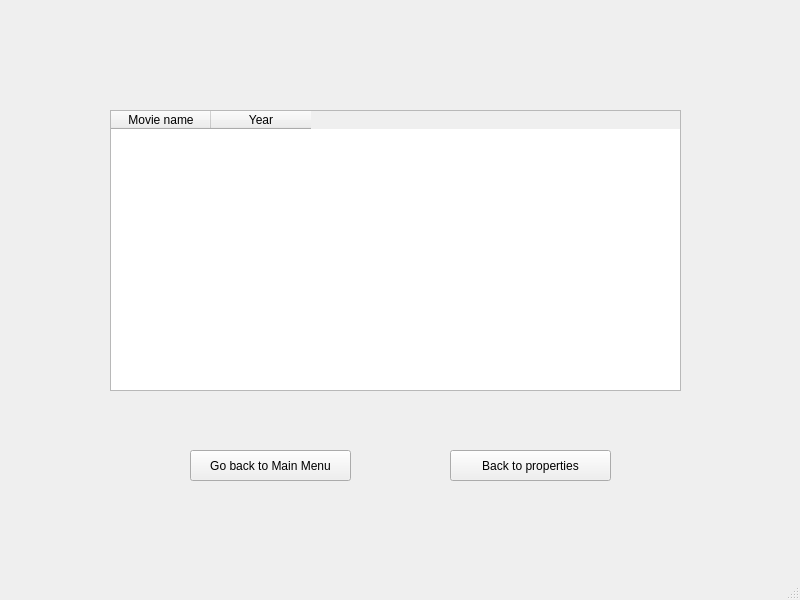
<?xml version="1.0" encoding="UTF-8"?>
<ui version="4.0">
 <class>MainWindow</class>
 <widget class="QMainWindow" name="MainWindow">
  <property name="geometry">
   <rect>
    <x>0</x>
    <y>0</y>
    <width>800</width>
    <height>600</height>
   </rect>
  </property>
  <property name="windowTitle">
   <string>MainWindow</string>
  </property>
  <widget class="QWidget" name="centralwidget">
   <widget class="QTableWidget" name="recommendationsTable">
    <property name="geometry">
     <rect>
      <x>110</x>
      <y>110</y>
      <width>571</width>
      <height>281</height>
     </rect>
    </property>
    <column>
     <property name="text">
      <string>Movie name</string>
     </property>
     <property name="background">
      <color>
       <red>40</red>
       <green>145</green>
       <blue>168</blue>
      </color>
     </property>
    </column>
    <column>
     <property name="text">
      <string>Year</string>
     </property>
    </column>
   </widget>
   <widget class="QPushButton" name="main_menu_button">
    <property name="geometry">
     <rect>
      <x>190</x>
      <y>450</y>
      <width>161</width>
      <height>31</height>
     </rect>
    </property>
    <property name="text">
     <string>Go back to Main Menu</string>
    </property>
   </widget>
   <widget class="QPushButton" name="login_button">
    <property name="geometry">
     <rect>
      <x>450</x>
      <y>450</y>
      <width>161</width>
      <height>31</height>
     </rect>
    </property>
    <property name="text">
     <string>Back to properties</string>
    </property>
   </widget>
  </widget>
  <widget class="QMenuBar" name="menubar">
   <property name="geometry">
    <rect>
     <x>0</x>
     <y>0</y>
     <width>800</width>
     <height>26</height>
    </rect>
   </property>
  </widget>
  <widget class="QStatusBar" name="statusbar"/>
 </widget>
 <resources/>
 <connections/>
</ui>
